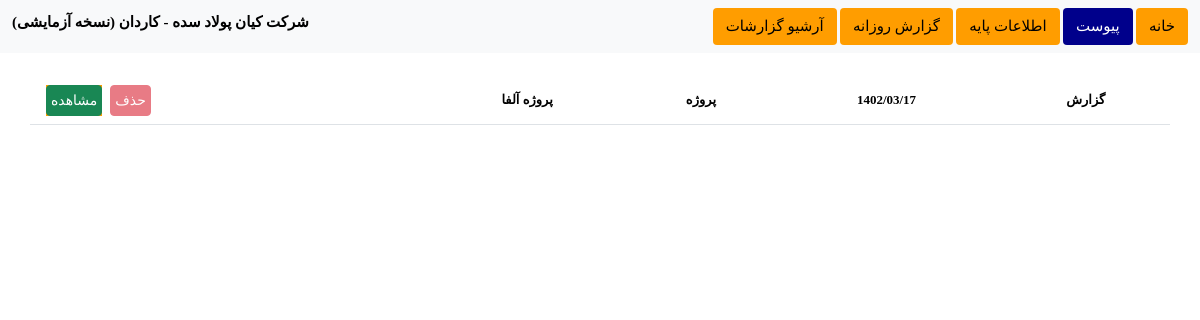
Before: /home/daily-reports/ with the older database file.
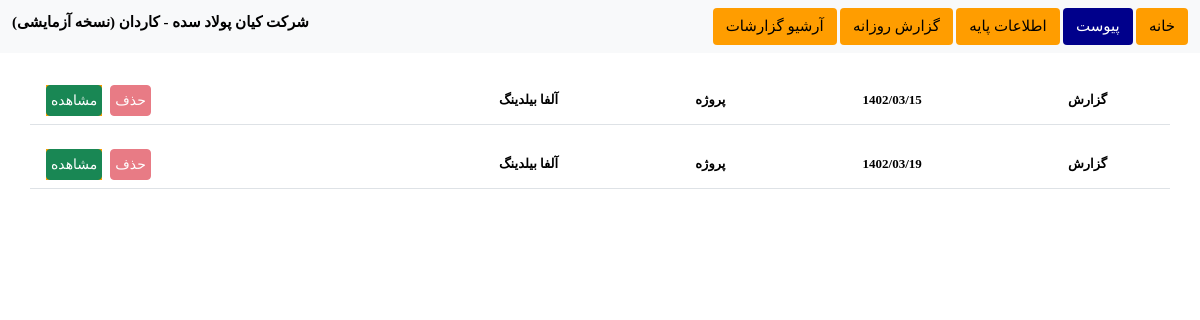
After: the same page with the newer database file.
### automation/models.py (models this page shows, shortened)
class DailyReport(models.Model):
    project_name = models.CharField(max_length=250, default="Automation Project")
    employer = models.CharField(max_length=250, default="Default Employer")
    employee = models.CharField(max_length=250, default="Default Employee")
    contract_number = models.CharField(max_length=15,
                                       validators=[RegexValidator(r'^\d{1,10}$', 'Enter a valid number.')],
                                       default="123456789")
    date = models.DateTimeField(default=jdatetime.datetime.now().strftime("%Y-%m-%d %H:%M:%S"))
    weekday = models.IntegerField(choices=WEEKDAY_CHOICES, default=datetime.now().weekday())
    date_created = models.DateTimeField(default=jdatetime.datetime.now().strftime("%Y-%m-%d %H:%M:%S"))
    temperature_min = models.DecimalField(max_digits=3, decimal_places=0, default=00.0,)
    temperature_max = models.DecimalField(max_digits=3, decimal_places=0, default=00.0,)
    weather = models.IntegerField(choices=WEATHER_CHOICES, default=0)
    dust_value = models.IntegerField(default=0)
    consultor_name = models.CharField(max_length=250, default="Consultor Project")
    positions = models.ManyToManyField(Position, through='PositionCount')
    countPositions = models.IntegerField(default=0)
    professions = models.ManyToManyField(Profession, through='ProfessionCount')
    countProfessions = models.IntegerField(default=0)
    countPeople = models.IntegerField(default=0)
    machines = models.ManyToManyField(Machine, through='MachineCount')
    countActiveMachines = models.IntegerField(default=0)
    countInactiveMachines = models.IntegerField(default=0)
    countAllMachines = models.IntegerField(default=0)
    materials = models.ManyToManyField(Material, through='MaterialCount')
    contractors = models.ManyToManyField(Contractor, through='ContractorCount')
    countContractors = models.IntegerField(default=0)
    equipes = models.ManyToManyField(Equipe, through='EquipeCount')
    countEquipes = models.IntegerField(default=0)
    tasks = models.ManyToManyField(Task, through="TaskReport")
    deletable = models.BooleanField(default=1)
    def check_deletability(self):
        now = jdatetime.datetime.now()
        now = jdatetime.datetime(now.year, now.month, now.day,
                                 now.hour, now.minute, now.second,)
        date = jdatetime.datetime(self.date_created.year, self.date_created.month, self.date_created.day,
                                  self.date_created.hour, self.date_created.minute, self.date_created.second,)
        bound = jdatetime.timedelta(0, 0, 1, 0, 0, 0,)
        if now - date < bound:
            self.deletable = 0
            self.save()
        else:
            self.deletable = 1
            self.save()

### automation/views.py (the view)
# urls.py: path("home/daily-reports/", reports_daily),
def reports_daily(request):
    reports = DailyReport.objects.all()
    for report in reports:
        report.check_deletability()
    context = {
        "reports": reports,
    }
    return render(request, "reports-list.html", context=context)

### automation/templates/automation/reports-list.html (shortened to what this page needs)
{% extends "base.html" %}
{% block content %}
    <div class="container" style="margin-top: 2%">
        <div class="row">
            {% for report in reports %}
                    <table class="table" id="table-{{ report.id }}">
                        <thead class="">
                            <tr class="" style="">
                                <th class="text-centred">گزارش</th>
                                <th class="text-centred">{{ report.date|date:'Y/m/d' }}</th>
                                <th class="text-centred">پروژه</th>
                                <th class="text-centred">{{ report.project_name }}</th>
                                <th class="text-centred">
                                    <a style="float: left" href="{{ report.id }}" class="mx-2">
                                        <button type="button" class="btn btn-sm btn-success p-1 fs-18">مشاهده</button>
                                    </a>
                                    <a>
                                        <button id="{{ report.id }}" type="button" class="btn btn-sm btn-danger p-1 fs-18"
                                                disabled style="float: left" onclick="del_report('{{ report.id }}')">حذف</button>
                                    </a>
                                </th>
                            </tr>
                        </thead>
                    </table>
                {% endfor %}
        </div>
    </div>
{% endblock %}

Changed rows visible on the page:
removed DailyReport: date "1402/03/17", project_name "پروژه آلفا"
added DailyReport: date "1402/03/15", project_name "آلفا بیلدینگ"
added DailyReport: date "1402/03/19", project_name "آلفا بیلدینگ"
